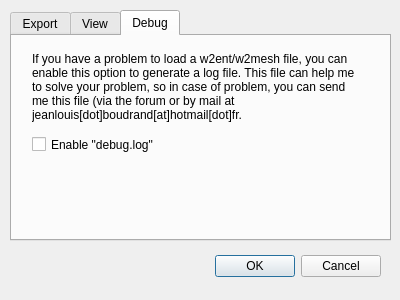
<?xml version="1.0" encoding="UTF-8"?>
<ui version="4.0">
 <class>Options</class>
 <widget class="QDialog" name="Options">
  <property name="geometry">
   <rect>
    <x>0</x>
    <y>0</y>
    <width>400</width>
    <height>300</height>
   </rect>
  </property>
  <property name="windowTitle">
   <string>Options</string>
  </property>
  <property name="modal">
   <bool>true</bool>
  </property>
  <widget class="QDialogButtonBox" name="buttonBox">
   <property name="geometry">
    <rect>
     <x>40</x>
     <y>250</y>
     <width>341</width>
     <height>32</height>
    </rect>
   </property>
   <property name="orientation">
    <enum>Qt::Horizontal</enum>
   </property>
   <property name="standardButtons">
    <set>QDialogButtonBox::Cancel|QDialogButtonBox::Ok</set>
   </property>
  </widget>
  <widget class="QTabWidget" name="View">
   <property name="geometry">
    <rect>
     <x>10</x>
     <y>10</y>
     <width>381</width>
     <height>231</height>
    </rect>
   </property>
   <property name="currentIndex">
    <number>2</number>
   </property>
   <widget class="QWidget" name="tab_export">
    <attribute name="title">
     <string>Export</string>
    </attribute>
    <widget class="QRadioButton" name="radioButton_pack0">
     <property name="geometry">
      <rect>
       <x>20</x>
       <y>10</y>
       <width>341</width>
       <height>17</height>
      </rect>
     </property>
     <property name="text">
      <string>Export to the pack0 folder</string>
     </property>
    </widget>
    <widget class="QRadioButton" name="radioButton_custom">
     <property name="geometry">
      <rect>
       <x>20</x>
       <y>30</y>
       <width>341</width>
       <height>17</height>
      </rect>
     </property>
     <property name="text">
      <string>Export to an other folder</string>
     </property>
    </widget>
    <widget class="QPushButton" name="button_selectDir">
     <property name="geometry">
      <rect>
       <x>320</x>
       <y>60</y>
       <width>41</width>
       <height>23</height>
      </rect>
     </property>
     <property name="text">
      <string>...</string>
     </property>
    </widget>
    <widget class="QLineEdit" name="lineEdit_dir">
     <property name="geometry">
      <rect>
       <x>16</x>
       <y>60</y>
       <width>301</width>
       <height>20</height>
      </rect>
     </property>
    </widget>
    <widget class="QCheckBox" name="checkBox">
     <property name="enabled">
      <bool>false</bool>
     </property>
     <property name="geometry">
      <rect>
       <x>170</x>
       <y>100</y>
       <width>81</width>
       <height>17</height>
      </rect>
     </property>
     <property name="text">
      <string>Diffuse map</string>
     </property>
     <property name="checked">
      <bool>true</bool>
     </property>
    </widget>
    <widget class="QCheckBox" name="checkBox_mtNormalsMap">
     <property name="geometry">
      <rect>
       <x>170</x>
       <y>120</y>
       <width>91</width>
       <height>17</height>
      </rect>
     </property>
     <property name="text">
      <string>Normals map</string>
     </property>
    </widget>
    <widget class="QCheckBox" name="checkBox_moveTextures">
     <property name="geometry">
      <rect>
       <x>20</x>
       <y>100</y>
       <width>141</width>
       <height>17</height>
      </rect>
     </property>
     <property name="text">
      <string>Move textures</string>
     </property>
     <property name="checked">
      <bool>true</bool>
     </property>
    </widget>
    <widget class="QCheckBox" name="checkBox_mtSpecularMap">
     <property name="geometry">
      <rect>
       <x>170</x>
       <y>140</y>
       <width>91</width>
       <height>17</height>
      </rect>
     </property>
     <property name="text">
      <string>Specular map</string>
     </property>
    </widget>
    <widget class="QComboBox" name="comboBox_format">
     <property name="enabled">
      <bool>false</bool>
     </property>
     <property name="geometry">
      <rect>
       <x>250</x>
       <y>180</y>
       <width>69</width>
       <height>22</height>
      </rect>
     </property>
     <item>
      <property name="text">
       <string>.jpg</string>
      </property>
     </item>
     <item>
      <property name="text">
       <string>.png</string>
      </property>
     </item>
     <item>
      <property name="text">
       <string>.tga</string>
      </property>
     </item>
     <item>
      <property name="text">
       <string>.pcx</string>
      </property>
     </item>
     <item>
      <property name="text">
       <string>.ppm</string>
      </property>
     </item>
    </widget>
    <widget class="QCheckBox" name="checkBox_convertTextures">
     <property name="geometry">
      <rect>
       <x>20</x>
       <y>180</y>
       <width>221</width>
       <height>17</height>
      </rect>
     </property>
     <property name="text">
      <string>Convert textures (DDS format by default)</string>
     </property>
    </widget>
   </widget>
   <widget class="QWidget" name="tab_view">
    <attribute name="title">
     <string>View</string>
    </attribute>
    <widget class="QLabel" name="label">
     <property name="geometry">
      <rect>
       <x>20</x>
       <y>20</y>
       <width>46</width>
       <height>13</height>
      </rect>
     </property>
     <property name="text">
      <string>Caméra</string>
     </property>
    </widget>
    <widget class="QDoubleSpinBox" name="doubleSpinBox_cameraSpeed">
     <property name="geometry">
      <rect>
       <x>180</x>
       <y>50</y>
       <width>62</width>
       <height>22</height>
      </rect>
     </property>
     <property name="minimum">
      <double>-9999.000000000000000</double>
     </property>
     <property name="maximum">
      <double>9999.000000000000000</double>
     </property>
    </widget>
    <widget class="QDoubleSpinBox" name="doubleSpinBox_cameraRotSpeed">
     <property name="geometry">
      <rect>
       <x>180</x>
       <y>80</y>
       <width>62</width>
       <height>22</height>
      </rect>
     </property>
     <property name="minimum">
      <double>-9999.000000000000000</double>
     </property>
     <property name="maximum">
      <double>9999.000000000000000</double>
     </property>
    </widget>
    <widget class="QPushButton" name="button_colorSelector">
     <property name="geometry">
      <rect>
       <x>120</x>
       <y>140</y>
       <width>51</width>
       <height>41</height>
      </rect>
     </property>
     <property name="text">
      <string>Change</string>
     </property>
    </widget>
    <widget class="QLabel" name="label_colorSelector">
     <property name="geometry">
      <rect>
       <x>20</x>
       <y>160</y>
       <width>101</width>
       <height>16</height>
      </rect>
     </property>
     <property name="text">
      <string>Background color</string>
     </property>
    </widget>
    <widget class="QLabel" name="label_movementSpeed">
     <property name="geometry">
      <rect>
       <x>20</x>
       <y>50</y>
       <width>151</width>
       <height>16</height>
      </rect>
     </property>
     <property name="text">
      <string>Movement Speed</string>
     </property>
    </widget>
    <widget class="QLabel" name="label_rotSpeed">
     <property name="geometry">
      <rect>
       <x>20</x>
       <y>80</y>
       <width>151</width>
       <height>16</height>
      </rect>
     </property>
     <property name="text">
      <string>Rotation speed</string>
     </property>
    </widget>
    <widget class="QPushButton" name="pushButton_reset">
     <property name="geometry">
      <rect>
       <x>300</x>
       <y>180</y>
       <width>75</width>
       <height>23</height>
      </rect>
     </property>
     <property name="text">
      <string>Reset</string>
     </property>
    </widget>
   </widget>
   <widget class="QWidget" name="tab">
    <attribute name="title">
     <string>Debug</string>
    </attribute>
    <widget class="QCheckBox" name="checkBox_debug">
     <property name="geometry">
      <rect>
       <x>20</x>
       <y>100</y>
       <width>251</width>
       <height>17</height>
      </rect>
     </property>
     <property name="text">
      <string>Enable &quot;debug.log&quot;</string>
     </property>
    </widget>
    <widget class="QLabel" name="label_debugLog">
     <property name="geometry">
      <rect>
       <x>20</x>
       <y>10</y>
       <width>331</width>
       <height>81</height>
      </rect>
     </property>
     <property name="text">
      <string>If you have a problem to load a w2ent/w2mesh file, you can enable this option to generate a log file. This file can help me to solve your problem, so in case of problem, you can send me this file (via the forum or by mail at jeanlouis[dot]boudrand[at]hotmail[dot]fr.</string>
     </property>
     <property name="wordWrap">
      <bool>true</bool>
     </property>
    </widget>
   </widget>
  </widget>
 </widget>
 <resources/>
 <connections>
  <connection>
   <sender>buttonBox</sender>
   <signal>rejected()</signal>
   <receiver>Options</receiver>
   <slot>reject()</slot>
   <hints>
    <hint type="sourcelabel">
     <x>316</x>
     <y>260</y>
    </hint>
    <hint type="destinationlabel">
     <x>286</x>
     <y>274</y>
    </hint>
   </hints>
  </connection>
 </connections>
</ui>
